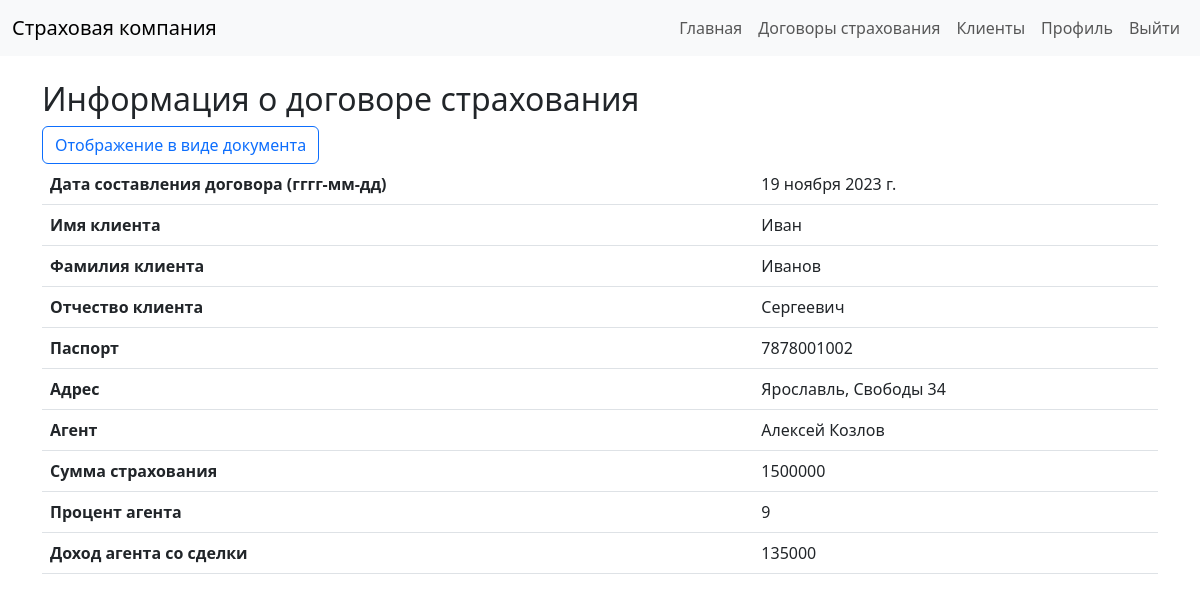
The app's page /detail_health_insurance/2/ (signed in) with its own data.
### main/models.py (models this page shows, shortened)
class HealthInshurance(models.Model):
    date = models.DateField()
    client = models.ForeignKey(User, on_delete=models.CASCADE, blank=True, null=True, related_name='health_client')
    type = models.CharField(max_length=100, blank=True, null=True, default='Медицинская страховка', editable=False)
    agent = models.ForeignKey(User, on_delete=models.CASCADE, blank=True, null=True)
    salary = models.IntegerField(blank=True, null=True)
    percent_agent = models.IntegerField(blank=True, null=True)
    class Meta:
        verbose_name = 'Медицинская страховка'
        verbose_name_plural = 'Медицинские страховки'

class User(AbstractUser):
    patronymic = models.CharField(max_length=100, blank=True, null=True) # Отчество
    date_birth = models.DateField(blank=True, null=True, default='2000-01-01') # Дата рождения
    phone = models.CharField(max_length=100, blank=True, null=True) # Телефон
    adress = models.CharField(max_length=100, blank=True, null=True) # Адрес
    passport = models.CharField(max_length=100, blank=True, null=True) # Паспорт
    filial = models.ForeignKey(Filial, on_delete=models.CASCADE, blank=True, null=True) # Филиал
    role = models.ForeignKey(Roles, on_delete=models.CASCADE, blank=True, null=True) # Роль
    def __str__(self):
        return self.first_name + ' ' + self.last_name
    class Meta:
        verbose_name = 'Пользователь'
        verbose_name_plural = 'Пользователи'

### main/views.py (the view)
# urls.py: path('detail_health_insurance/<int:insurance_id>/', views.detail_health_insurance, name='detail_health_insurance'),
def detail_health_insurance(request, insurance_id):
    insurance = HealthInshurance.objects.get(id=insurance_id)
    salary = int(insurance.salary * insurance.percent_agent / 100)
    return render(request, 'detail_health_insurance.html', {'health_insurance': insurance, 'salary': salary})

### templates/detail_health_insurance.html (shortened to what this page needs)
<!DOCTYPE html>
<html lang="en">
<head>
    <link rel="stylesheet" href="https://cdn.jsdelivr.net/npm/bootstrap@5.3.0/dist/css/bootstrap.min.css">
</head>
<body>
<nav class="navbar navbar-expand-lg navbar-light bg-light">
    <div class="container-fluid">
        <a class="navbar-brand" href="{% url 'index' %}">Страховая компания</a>
        <div class="collapse navbar-collapse" id="navbarNav">
            <ul class="navbar-nav ms-auto">
                <li class="nav-item">
                    <a class="nav-link" href="{% url 'index' %}">Главная</a>
                </li>
                {% if request.user.role.name == 'Агент' %}
                    <li class="nav-item">
                        <a class="nav-link" href="{% url 'insurances' %}">Договоры страхования</a>
                    </li>
                    <li class="nav-item">
                        <a class="nav-link" href="{% url 'clients' %}">Клиенты</a>
                    </li>
                    <li class="nav-item">
                        <a class="nav-link" href="{% url 'profile' user.id %}">Профиль</a>
                    </li>
                {% endif %}
                <li class="nav-item">
                    <a class="nav-link" href="{% url 'logout' %}">Выйти</a>
                </li>
            </ul>
        </div>
    </div>
</nav>
<div class="container mt-4">
    <h2>Информация о договоре страхования</h2>
    <a class="btn btn-outline-primary" href="{% url 'doc_health_insurance' health_insurance.id %}">Отображение в виде
        документа</a>
    <table class="table">
        <tbody>
        <tr>
            <th>Дата составления договора (гггг-мм-дд)</th>
            <td>{{ health_insurance.date }}</td>
        </tr>
        <tr>
            <th>Имя клиента</th>
            <td>{{ health_insurance.client.first_name }}</td>
        </tr>
        <tr>
            <th>Фамилия клиента</th>
            <td>{{ health_insurance.client.last_name }}</td>
        </tr>
        <tr>
            <th>Отчество клиента</th>
            <td>{{ health_insurance.client.patronymic }}</td>
        </tr>
        <tr>
            <th>Паспорт</th>
            <td>{{ health_insurance.client.passport }}</td>
        </tr>
        <tr>
            <th>Адрес</th>
            <td>{{ health_insurance.client.adress }}</td>
        </tr>
        <tr>
            <th>Агент</th>
            <td>{{ health_insurance.agent }}</td>
        </tr>
        <tr>
            <th>Сумма страхования</th>
            <td>{{ health_insurance.salary }}</td>
        </tr>
        <tr>
            <th>Процент агента</th>
            <td>{{ health_insurance.percent_agent }}</td>
        </tr>
        <tr>
            <th>Доход агента со сделки</th>
            <td>{{ salary }}</td>
        </tr>
        </tbody>
    </table>
</div>
</body>
</html>

### records on screen
HealthInshurance: date "19 ноября 2023 г.", client.first_name "Иван", client.last_name "Иванов", client.patronymic "Сергеевич", client.passport "7878001002", client.adress "Ярославль, Свободы 34", agent "Алексей Козлов", salary "1500000", percent_agent "9"

### other values on screen
{{ salary }} "135000"
